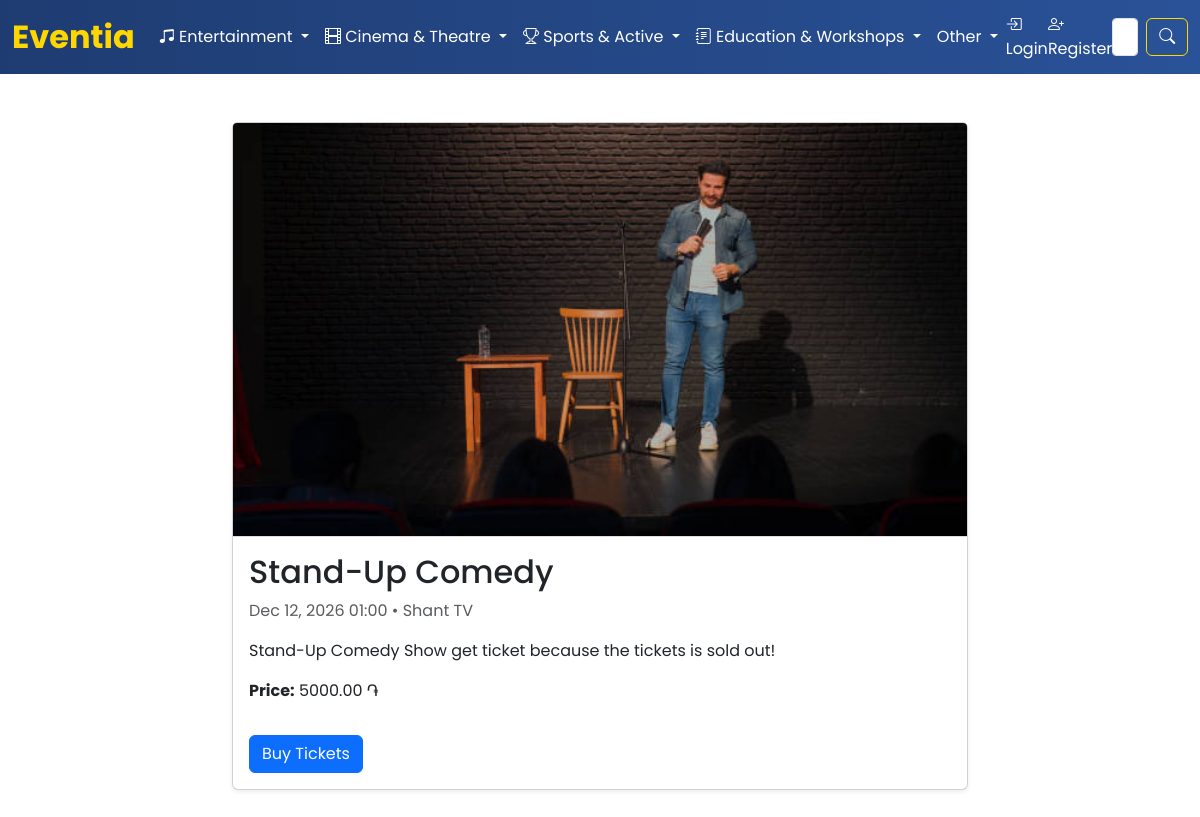
The app's page /events/event/10/ with its own data.
### eventia_app/models.py (models this page shows, shortened)
class Event(models.Model):
    CATEGORY_CHOICES = [
        ("concerts", "Concerts"),
        ("festivals", "Festivals"),
        ("dj-parties", "DJ Parties"),
        ("standup-comedy", "Stand-up Comedy"),
        ("movie-premieres", "Movie Premieres"),
        ("theatre", "Theatre Performances"),
        ("opera-ballet", "Opera & Ballet"),
        ("matches", "Matches & Tournaments"),
        ("runs-cycling", "Runs & Cycling"),
        ("yoga-wellness", "Yoga & Wellness"),
        ("educational-courses", "Educational Courses"),
        ("seminars", "Seminars & Lectures"),
        ("masterclasses", "Masterclasses"),
        ("business-workshops", "Business Workshops"),
        ("exhibitions-art", "Exhibitions & Art"),
        ("food-gastronomy", "Food & Gastronomy"),
        ("online-events", "Online Events"),
    ]
    title = models.CharField(max_length=200)
    description = models.TextField()
    date = models.DateTimeField()
    location = models.CharField(max_length=100)
    price = models.DecimalField(max_digits=8, decimal_places=2)
    image = models.ImageField(upload_to="event_images/")
    category = models.CharField(
        max_length=50,
        choices=CATEGORY_CHOICES,
        default='concerts'
    )
    def display_price(self):
        if self.price == 0:
            return "Free"
        return f"{self.price} ֏"

### eventia_app/views.py (the view)
# urls.py: path('event/<int:pk>/', views.event_detail, name='event_detail'),]
def event_detail(request, pk):
    event = get_object_or_404(Event, pk=pk)
    return render(request, 'eventia_app/event_detail.html', {
        'event': event
    })

### templates/eventia_app/event_detail.html
{% extends 'base.html' %}
{% load static %}
{% block content %}
<link rel="stylesheet" href="{% static 'css/event_detail.css' %}">
<div class="container py-5">
    <div class="row justify-content-center">
        <div class="col-md-8">
            <div class="card shadow-sm">
                {% if event.image %}
                <img src="{{ event.image.url }}" alt="{{ event.title }}" class="img-fluid event-detail-img">
                {% else %}
                <div class="no-image d-flex align-items-center justify-content-center">
                    No image available
                </div>
                {% endif %}
                <div class="card-body">
                    <h2 class="card-title">{{ event.title }}</h2>
                    <p class="text-muted">{{ event.date|date:"M d, Y H:i" }} • {{ event.location }}</p>
                    <p>{{ event.description }}</p>
                    <p><strong>Price:</strong> {{ event.display_price }}</p>
                    <a href="#" class="btn btn-primary mt-3">Buy Tickets</a>
                </div>
            </div>
        </div>
    </div>
</div>
{% endblock %}

### static/css/base.css (style rules this page uses)
body, .navbar, .nav-link, .navbar-brand, .dropdown-item, .form-control, .btn { font-family: 'Poppins', sans-serif; }

### static/css/event_detail.css (style rules this page uses)
.event-detail-img { width: 100%; height: auto; object-fit: contain; border-bottom: 1px solid #ddd; border-top-left-radius: 0.25rem; border-top-right-radius: 0.25rem; }

### records on screen
Event: image (picture), title "Stand-Up Comedy", date "Dec 12, 2026 01:00", location "Shant TV", description "Stand-Up Comedy Show get ticket because the tickets is sold out!", display_price "5000.00 ֏"
